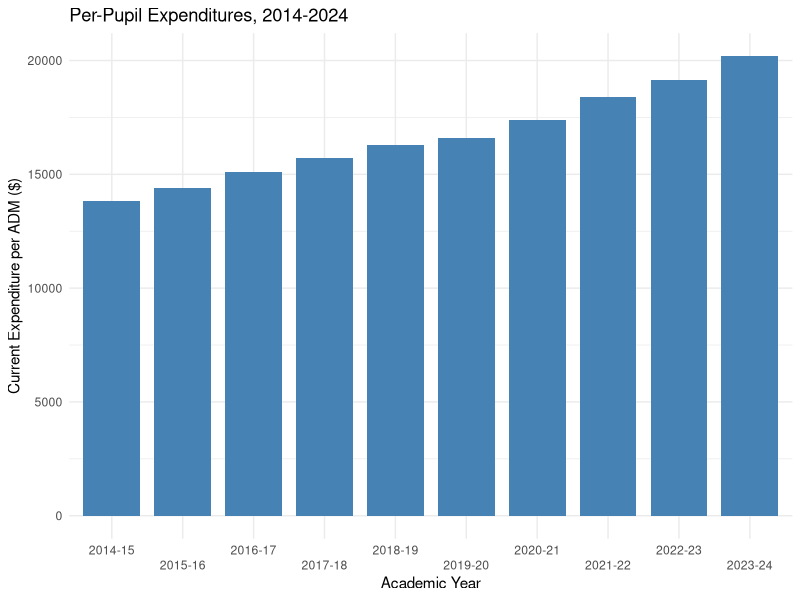
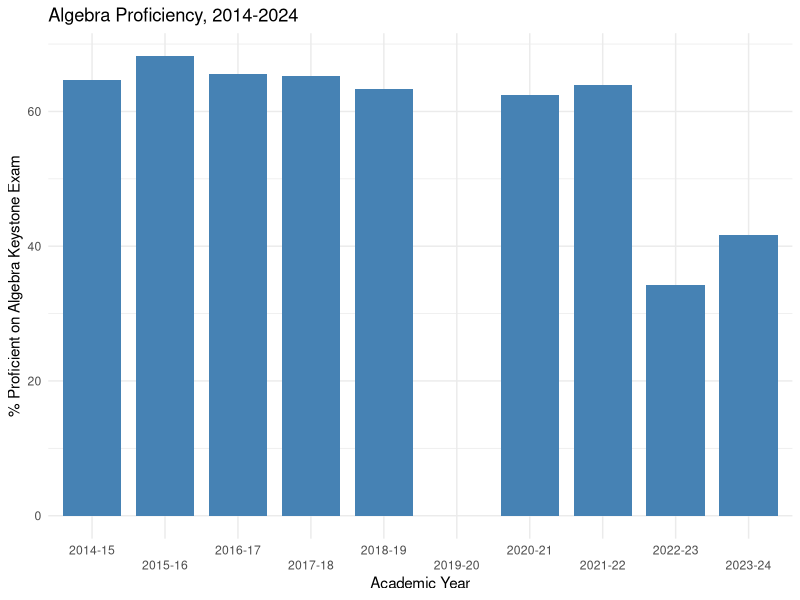
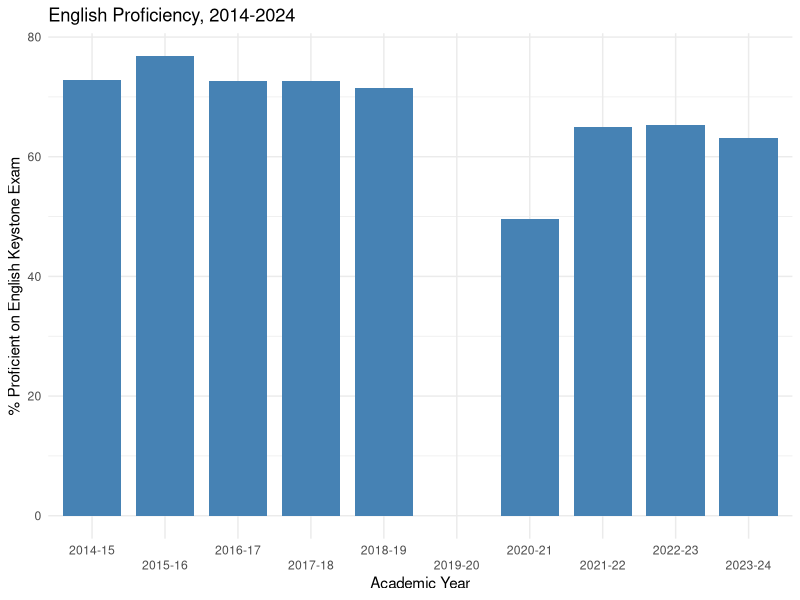
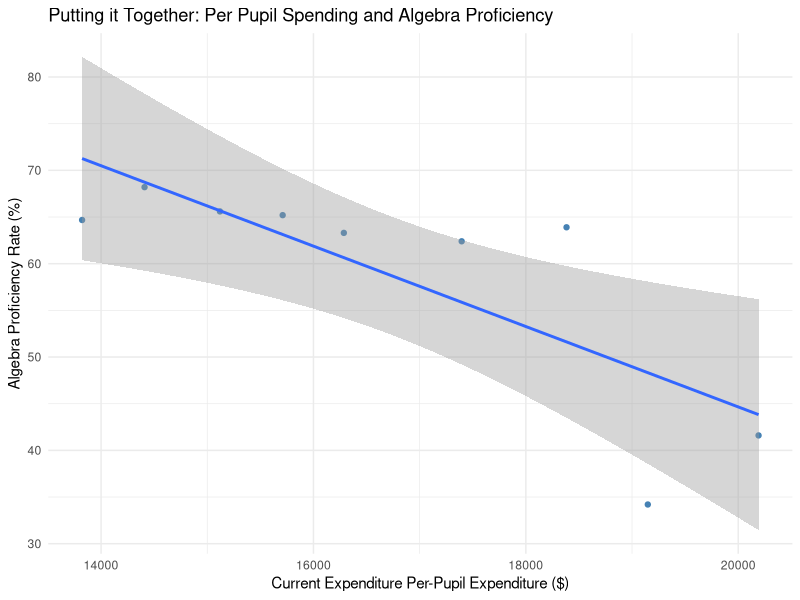

Write R code to recreate these figures, in order.
## ---- chunk 1
#| echo: false
#| message: false
#| warning: false
#Reading in data and packages
#| message: false
#| warning: false
library(tidyverse)
library(knitr)
keystone <- read_csv("./data/keystone.csv")
snapshot2024 <- read_csv("./data/snapshot2024.csv")

#Creating bar chart showing per-pupil spending over time
#| message: false
#| warning: false
library(scales)
ggplot(keystone, aes(x=year, y=tot_current_per_adm)) +
geom_col(width=0.8, fill="steelblue") +
  labs(title = "Per-Pupil Expenditures, 2014-2024") +
  labs(x = "Academic Year", y = "Current Expenditure per ADM ($)") +
  scale_x_discrete(guide = guide_axis(n.dodge = 2)) +
  theme_minimal()
## ---- chunk 2
#| echo: false
#| message: false
#| warning: false
#Algebra proficiency over time
#| message: false
#| warning: false
library(scales)
ggplot(keystone, aes(x=year, y=tot_prof_alg)) +
geom_col(width=0.8, fill="steelblue") +
  labs(title = "Algebra Proficiency, 2014-2024") +
  labs(x = "Academic Year", y = "% Proficient on Algebra Keystone Exam") +
  scale_x_discrete(guide = guide_axis(n.dodge = 2)) +
  theme_minimal()

#English proficiency over time
#| message: false
#| warning: false
library(scales)
ggplot(keystone, aes(x=year, y=tot_prof_eng)) +
geom_col(width=0.8, fill="steelblue") +
  labs(title = "English Proficiency, 2014-2024") +
  labs(x = "Academic Year", y = "% Proficient on English Keystone Exam") +
  scale_x_discrete(guide = guide_axis(n.dodge = 2)) +
  theme_minimal()

## ---- chunk 3
#| echo: false
#| message: false
#| warning: false
#Simple regression
algebra_lm <- lm(tot_prof_alg ~ tot_current_per_adm, data = keystone)
summary(algebra_lm)
## ---- chunk 4
#| echo: false
#| message: false
#| warning: false
#Plotting per-pupil spending and algebra proficiency rate
ggplot(keystone,
aes(tot_current_per_adm, tot_prof_alg)) +
  geom_point(color = "steelblue") +
  geom_smooth(method = "lm") +
  labs(x = "Current Expenditure Per-Pupil Expenditure ($)", y = "Algebra Proficiency Rate (%)",
       title = "Putting it Together: Per Pupil Spending and Algebra Proficiency") +
  theme_minimal()
